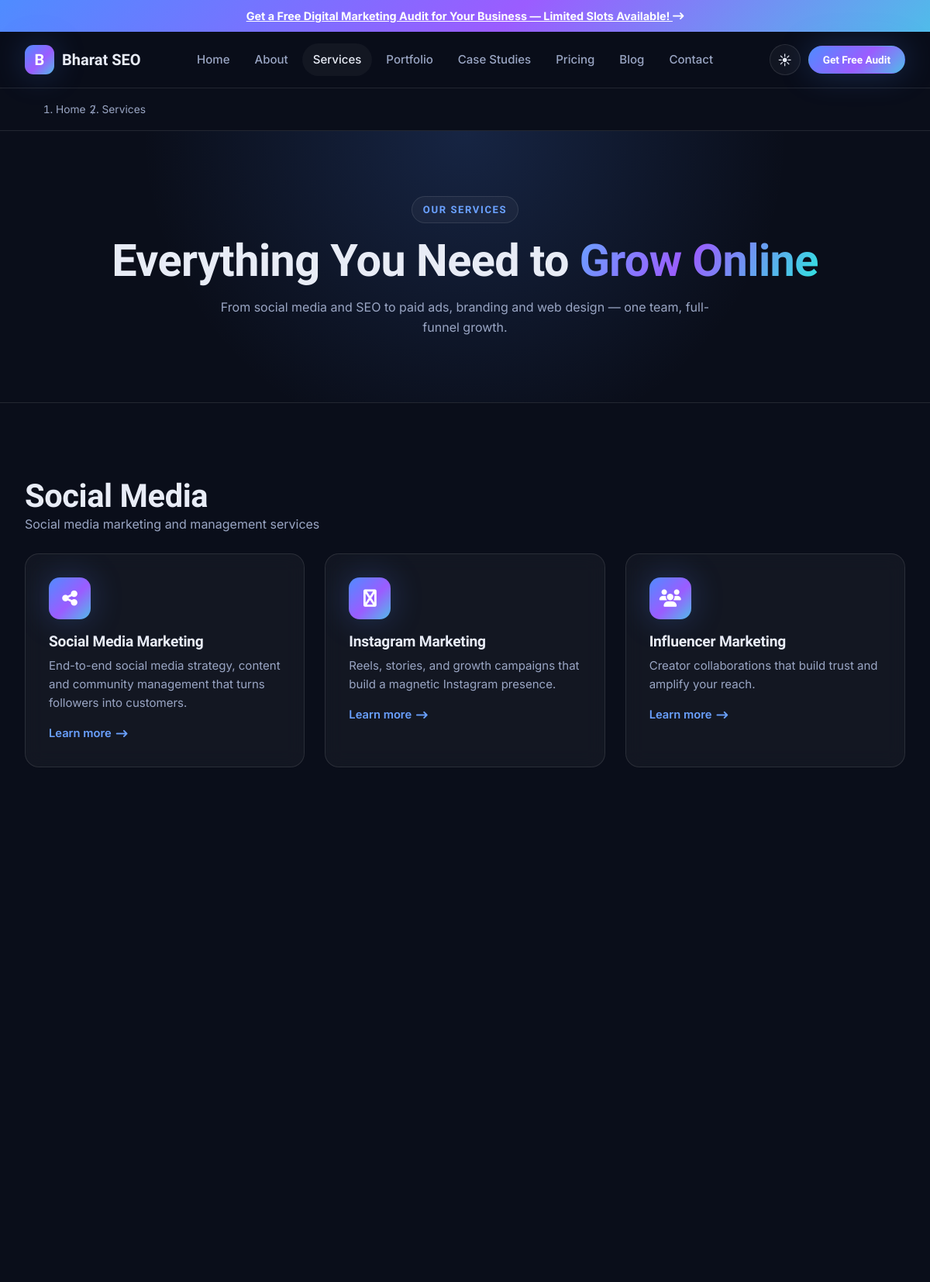
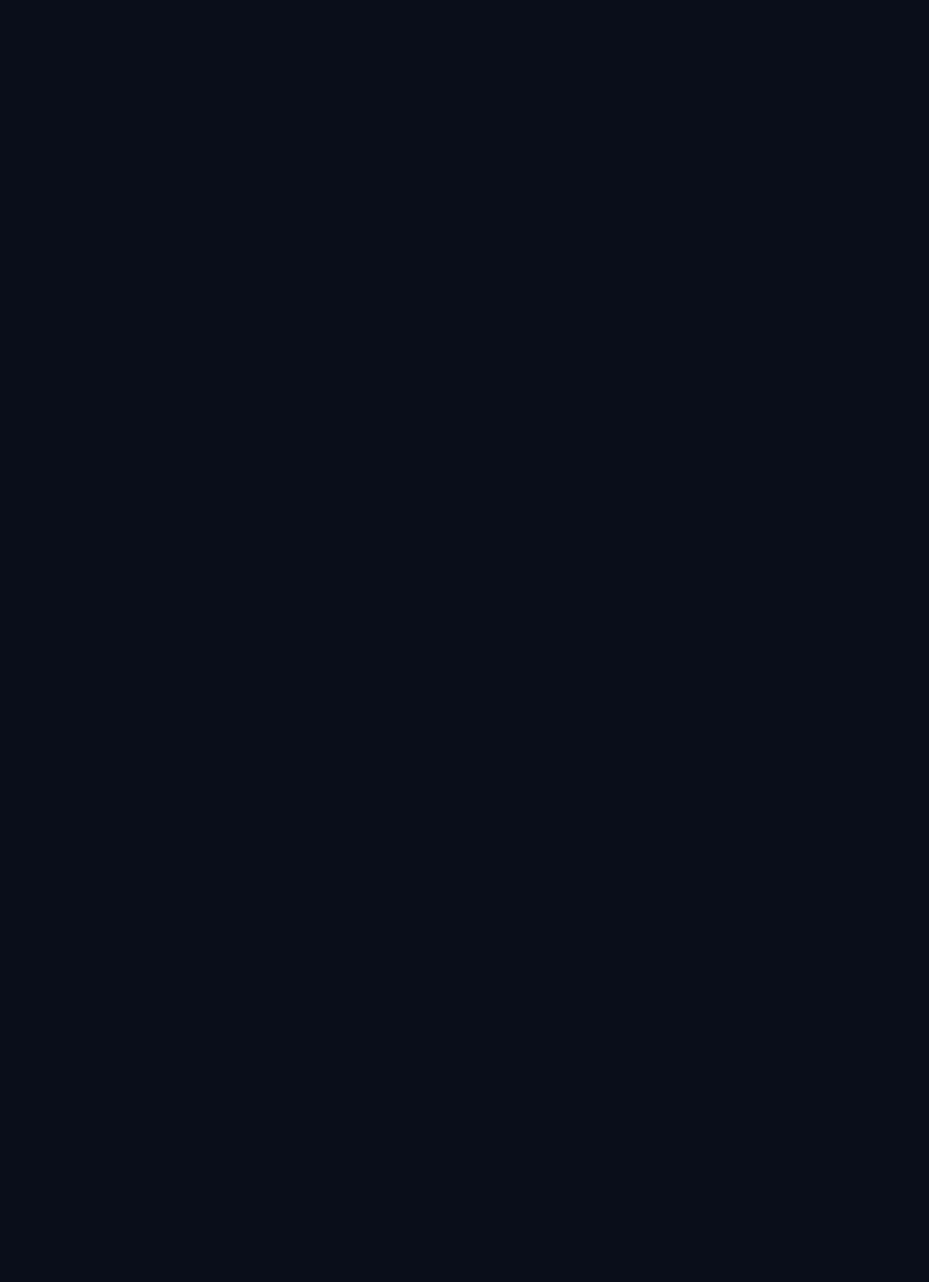
/services (upper part), run on the app's committed database (2 pictures, top to bottom).
### tables this page shows
CREATE TABLE IF NOT EXISTS `menus` (
  `id` INT UNSIGNED NOT NULL AUTO_INCREMENT,
  `location` VARCHAR(40) NOT NULL DEFAULT 'header',
  `title` VARCHAR(120) NOT NULL,
  `url` VARCHAR(255) NOT NULL,
  `parent_id` INT UNSIGNED DEFAULT NULL,
  `sort_order` INT NOT NULL DEFAULT 0,
  `is_button` TINYINT(1) NOT NULL DEFAULT 0,
  `status` ENUM('active','inactive') NOT NULL DEFAULT 'active',
  PRIMARY KEY (`id`),
  KEY `idx_menu_loc` (`location`)
);

CREATE TABLE IF NOT EXISTS `service_categories` (
  `id` INT UNSIGNED NOT NULL AUTO_INCREMENT,
  `name` VARCHAR(120) NOT NULL,
  `slug` VARCHAR(120) NOT NULL,
  `description` TEXT DEFAULT NULL,
  `sort_order` INT NOT NULL DEFAULT 0,
  `created_at` TIMESTAMP NOT NULL DEFAULT CURRENT_TIMESTAMP,
  `updated_at` TIMESTAMP NOT NULL DEFAULT CURRENT_TIMESTAMP ON UPDATE CURRENT_TIMESTAMP,
  PRIMARY KEY (`id`),
  UNIQUE KEY `uq_servcat_slug` (`slug`)
);

CREATE TABLE IF NOT EXISTS `services` (
  `id` INT UNSIGNED NOT NULL AUTO_INCREMENT,
  `category_id` INT UNSIGNED DEFAULT NULL,
  `title` VARCHAR(200) NOT NULL,
  `slug` VARCHAR(200) NOT NULL,
  `icon` VARCHAR(120) DEFAULT NULL,
  `short_description` VARCHAR(500) DEFAULT NULL,
  `overview` LONGTEXT DEFAULT NULL,
  `benefits` LONGTEXT DEFAULT NULL,
  `deliverables` LONGTEXT DEFAULT NULL,
  `process` LONGTEXT DEFAULT NULL,
  `image` VARCHAR(255) DEFAULT NULL,
  `banner` VARCHAR(255) DEFAULT NULL,
  `meta_title` VARCHAR(255) DEFAULT NULL,
  `meta_description` VARCHAR(500) DEFAULT NULL,
  `sort_order` INT NOT NULL DEFAULT 0,
  `is_featured` TINYINT(1) NOT NULL DEFAULT 0,
  `status` ENUM('published','draft') NOT NULL DEFAULT 'published',
  `created_at` TIMESTAMP NOT NULL DEFAULT CURRENT_TIMESTAMP,
  `updated_at` TIMESTAMP NOT NULL DEFAULT CURRENT_TIMESTAMP ON UPDATE CURRENT_TIMESTAMP,
  PRIMARY KEY (`id`),
  UNIQUE KEY `uq_services_slug` (`slug`),
  KEY `idx_services_cat` (`category_id`),
  CONSTRAINT `fk_services_cat` FOREIGN KEY (`category_id`) REFERENCES `service_categories` (`id`) ON DELETE SET NULL
);

### includes/functions.php (called while the page is built, shortened)
<?php
function e($value): string
{
    return htmlspecialchars((string) ($value ?? ''), ENT_QUOTES | ENT_SUBSTITUTE, 'UTF-8');
}
function settings_all(): array
{
    static $cache = null;
    if ($cache !== null) {
        return $cache;
    }
    $cache = [];
    foreach (DB::all('SELECT setting_key, setting_value FROM settings') as $r) {
        $cache[$r['setting_key']] = $r['setting_value'];
    }
    return $cache;
}
function setting(string $key, $default = ''): string
{
    $all = settings_all();
    $val = $all[$key] ?? null;
    return ($val === null || $val === '') ? (string) $default : (string) $val;
}
function url(string $path = ''): string
{
    $base = rtrim(SITE_URL, '/');
    $path = ltrim($path, '/');
    return $path === '' ? $base . '/' : $base . '/' . $path;
}
function str_excerpt(?string $text, int $length = 160): string
{
    $text = trim(strip_tags((string) $text));
    if (mb_strlen($text) <= $length) {
        return $text;
    }
    return mb_substr($text, 0, $length - 1) . '…';
}
function is_maintenance(): bool
{
    return setting('maintenance_mode', '0') === '1';
}

### includes/db.php (called while the page is built, shortened)
<?php
class DB
{
    private static ?PDO $pdo = null;
    public static function conn(): ?PDO
    {
        if (self::$pdo instanceof PDO) {
            return self::$pdo;
        }
        try {
            $dsn = 'mysql:host=' . DB_HOST . ';dbname=' . DB_NAME . ';charset=' . DB_CHARSET;
            self::$pdo = new PDO($dsn, DB_USER, DB_PASS, [
                PDO::ATTR_ERRMODE            => PDO::ERRMODE_EXCEPTION,
                PDO::ATTR_DEFAULT_FETCH_MODE => PDO::FETCH_ASSOC,
                PDO::ATTR_EMULATE_PREPARES   => false,
            ]);
            return self::$pdo;
        } catch (Throwable $e) {
            log_error('DB connection failed: ' . $e->getMessage());
            return null;
        }
    }
    public static function run(string $sql, array $params = []): ?PDOStatement
    {
        $pdo = self::conn();
        try {
            $stmt = $pdo->prepare($sql);
            $stmt->execute($params);
            return $stmt;
        } catch (Throwable $e) {
            log_error('Query failed: ' . $e->getMessage() . ' | SQL: ' . $sql);
            return null;
        }
    }
    public static function all(string $sql, array $params = []): array
    {
        $stmt = self::run($sql, $params);
        return $stmt->fetchAll();
    }
}

### templates/services.php (the view, shortened to what this page needs)
<?php
$categories = DB::all("SELECT * FROM service_categories ORDER BY sort_order, id");
$services   = DB::all("SELECT * FROM services WHERE status='published' ORDER BY sort_order, id");
include BASE_PATH . '/includes/header.php';
?>
<?= breadcrumb_html(['Home' => '/', 'Services' => '/services']) ?>
<section class="page-hero">
  <div class="container">
    <span class="eyebrow">Our Services</span>
    <h1>Everything You Need to <span class="gradient-text">Grow Online</span></h1>
    <p>From social media and SEO to paid ads, branding and web design — one team, full-funnel growth.</p>
  </div>
</section>
<section class="section">
  <div class="container">
    <?php if (empty($services)): ?>
      <?= empty_state('Services are being updated. Please check back soon.') ?>
    <?php else: ?>
      <?php foreach ($categories as $cat):
        $catServices = array_filter($services, fn($s) => (int) $s['category_id'] === (int) $cat['id']);
        if (empty($catServices)) continue; ?>
        <div class="section-head left reveal" style="margin-bottom:24px;">
          <h2><?= e($cat['name']) ?></h2>
          <?php if (!empty($cat['description'])): ?><p><?= e($cat['description']) ?></p><?php endif; ?>
        </div>
        <div class="cards-grid" style="margin-bottom:48px;">
          <?php foreach ($catServices as $s): ?>
            <a class="card service-card reveal" href="<?= e(url('service/' . $s['slug'])) ?>">
              <div class="icon-badge"><i class="fas fa-<?= e($s['icon'] ?: 'star') ?>" aria-hidden="true"></i></div>
              <h3><?= e($s['title']) ?></h3>
              <p><?= e(str_excerpt($s['short_description'] ?: $s['overview'], 120)) ?></p>
              <span class="link-arrow">Learn more <i class="fas fa-arrow-right-long" aria-hidden="true"></i></span>
            </a>
          <?php endforeach; ?>
        </div>
      <?php endforeach; ?>
    <?php endif; ?>
  </div>
</section>
<?php include BASE_PATH . '/templates/partials/cta-band.php'; ?>
<?php include BASE_PATH . '/includes/footer.php'; ?>

### includes/navbar.php (shortened to what this page needs)
<?php
$announceOn = setting('announcement_enabled', '0') === '1';
$announceText = setting('announcement_text', '');
$announceLink = setting('announcement_link', '');
$navMenu = $headerMenu ?? DB::all("SELECT * FROM menus WHERE location='header' AND status='active' ORDER BY sort_order, id");
$logo = $logo ?? setting('logo', '');
$cp = $currentPath ?? '/';
function nav_is_active(string $url, string $current): bool
{
    $url = '/' . trim(parse_url($url, PHP_URL_PATH) ?? $url, '/');
    if ($url === '/' ) return $current === '/' || $current === '';
    return $current === $url || str_starts_with($current, $url . '/');
}
?>
<?php if ($announceOn && $announceText !== ''): ?>
<div class="announcement">
  <?php if ($announceLink !== ''): ?>
    <a href="<?= e(url($announceLink)) ?>"><?= e($announceText) ?> <i class="fas fa-arrow-right-long" aria-hidden="true"></i></a>
  <?php else: ?>
    <?= e($announceText) ?>
  <?php endif; ?>
</div>
<?php endif; ?>
<header class="site-header" id="siteHeader">
  <div class="container">
    <nav class="nav" aria-label="Primary">
      <a href="<?= e(url('/')) ?>" class="brand" aria-label="<?= e(setting('site_name', SITE_NAME)) ?> home">
        <?php if ($logo !== ''): ?>
          <img src="<?= e(upload_url($logo)) ?>" alt="<?= e(setting('site_name', SITE_NAME)) ?> logo">
        <?php else: ?>
          <span class="brand__mark">B</span>
          <span><?= e(setting('site_name', SITE_NAME)) ?></span>
        <?php endif; ?>
      </a>
      <div class="nav__links">
        <?php foreach ($navMenu as $m): if ($m['is_button']) continue; ?>
          <a href="<?= e(url($m['url'])) ?>"<?= nav_is_active($m['url'], $cp) ? ' class="active"' : '' ?>><?= e($m['title']) ?></a>
        <?php endforeach; ?>
      </div>
      <div class="nav__actions">
        <button class="theme-toggle" data-theme-toggle aria-label="Toggle theme">&#9728;</button>
        <?php foreach ($navMenu as $m): if (!$m['is_button']) continue; ?>
          <a href="<?= e(url($m['url'])) ?>" class="btn btn--primary btn--sm btn--header"><?= e($m['title']) ?></a>
        <?php endforeach; ?>
      </div>
    </nav>
  </div>
</header>

### data on the page
menus: title "Home"
menus: title "About"
menus: title "Services"
menus: title "Portfolio"
menus: title "Case Studies"
menus: title "Pricing"
menus: title "Blog"
menus: title "Contact"
menus: title "Get Free Audit"
service_categories: name "Social Media", description "Social media marketing and management services"
services: title "Social Media Marketing", short_description "End-to-end social media strategy, content and community management that turns followers into customers."
services: title "Instagram Marketing", short_description "Reels, stories, and growth campaigns that build a magnetic Instagram presence."
services: title "Influencer Marketing", short_description "Creator collaborations that build trust and amplify your reach."

### other printed values
$announceText "Get a Free Digital Marketing Audit for Your Business — Limited Slots Available!"
setting('site_name', SITE_NAME) "Bharat SEO"
$name "Home"
$name "Services"
